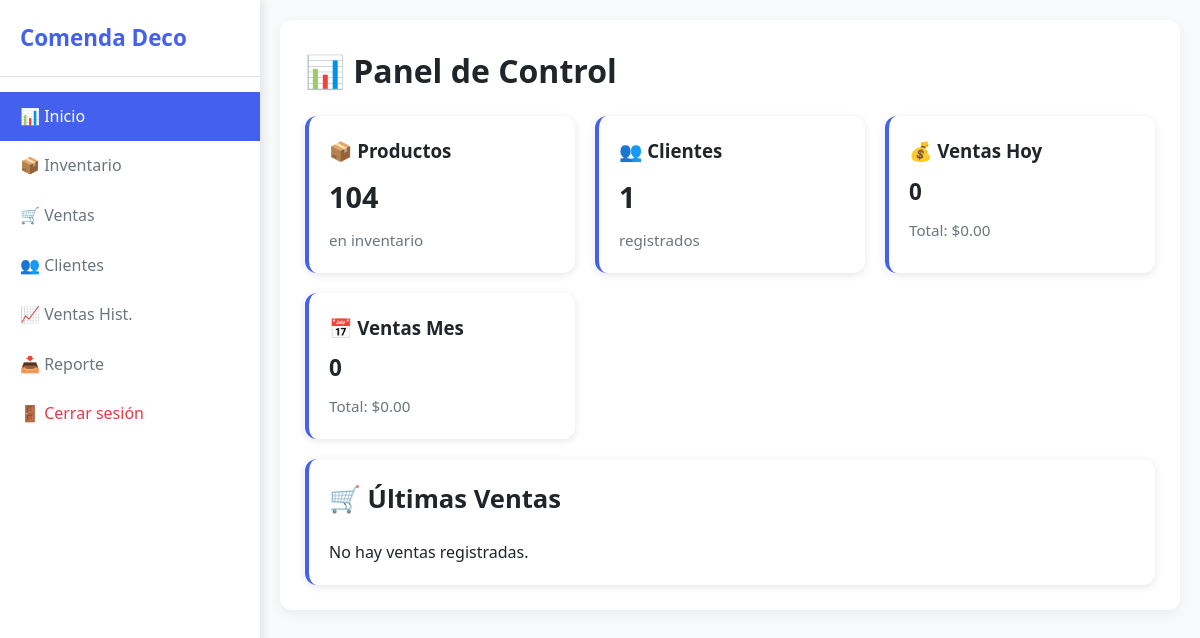
The app's page / (signed in), older data.
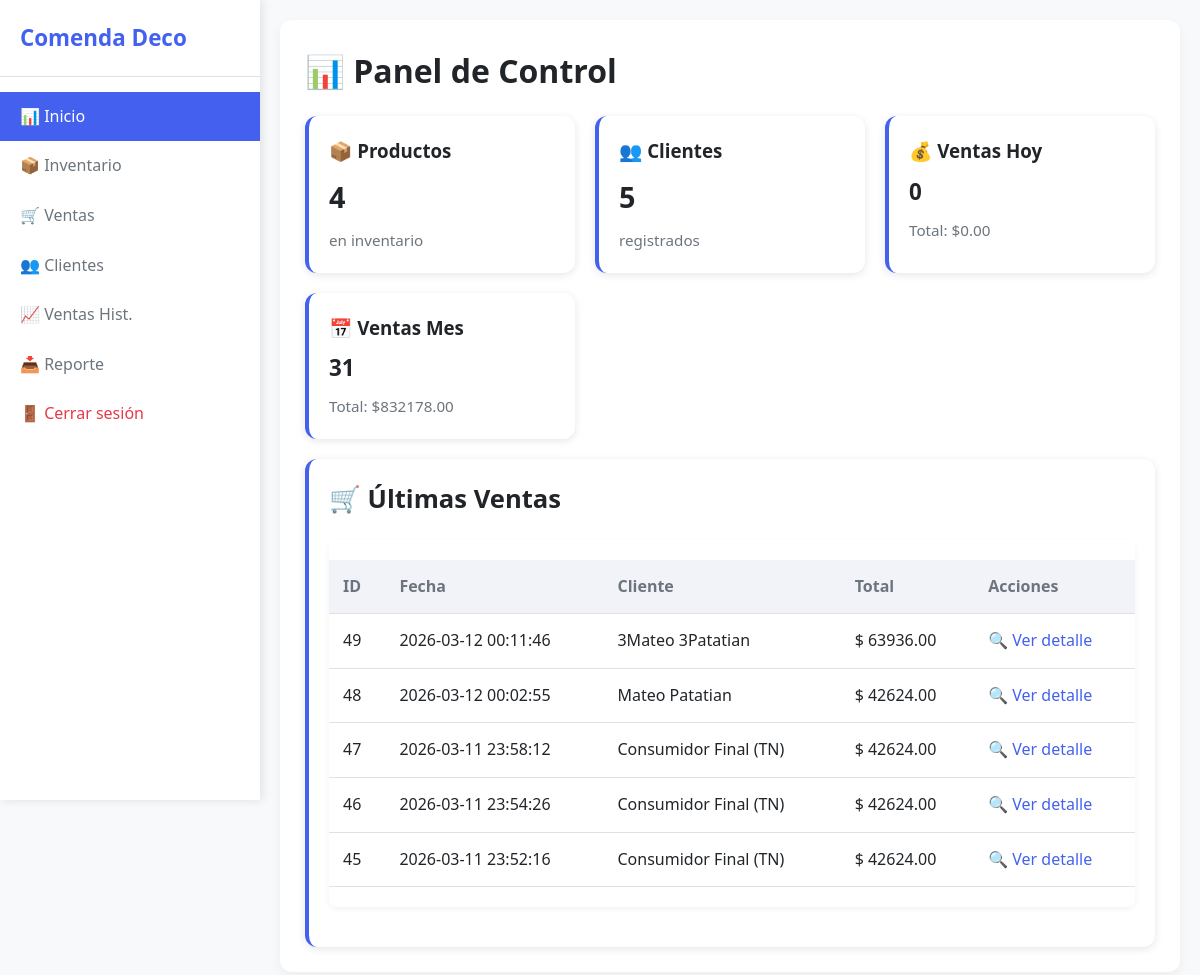
The same page, newer data.
### tables this page shows
CREATE TABLE ventas (
                id INTEGER PRIMARY KEY AUTOINCREMENT,
                fecha TEXT NOT NULL,
                cliente_id INTEGER NOT NULL,
                total REAL NOT NULL,
                metodo_pago TEXT,
                cuotas INTEGER
            , order_id TEXT);

CREATE TABLE clientes (
                    id INTEGER PRIMARY KEY AUTOINCREMENT,
                    nombre TEXT NOT NULL,
                    telefono TEXT, cuit TEXT, dni TEXT, email TEXT, tipo INTEGER DEFAULT 0);

### routes/main.py (the view)
@main_bp.route('/')
@login_required
def index():
    data = get_dashboard_data()
    return render_template('index.html', **data)

### models.py (called while the page is built)
def get_conn():
    conn = sqlite3.connect(DB_PATH)
    conn.row_factory = sqlite3.Row
    return conn

### routes/__init__.py (called while the page is built)
def login_required(f):
    @wraps(f)
    def decorated_function(*args, **kwargs):
        if 'user_id' not in session:
            return redirect(url_for('auth.login'))
        return f(*args, **kwargs)
    return decorated_function

### templates/index.html (shortened to what this page needs)
<!DOCTYPE html>
<html lang="es">
<head>
  <link rel="stylesheet" href="{{ url_for('static', filename='style.css') }}">
</head>
<body>
  <div class="layout">
    <div class="sidebar">
      <h2><span>Comenda Deco</span></h2>
      <a href="/" class="active"><span>📊 Inicio</span></a>
      <a href="/inventario"><span>📦 Inventario</span></a>
      <a href="/ventas"><span>🛒 Ventas</span></a>
      <a href="/clientes"><span>👥 Clientes</span></a>
      <a href="/ventas_historial"><span>📈 Ventas Hist.</span></a>
      <a href="/reporte/excel"><span>📥 Reporte</span></a>
      <a href="/logout" style="margin-top: auto; color: #e63946;"><span>🚪 Cerrar sesión</span></a>
    </div>
    <div class="main-content">
      <main>
        <h1>📊 Panel de Control</h1>
        <div style="display: grid; grid-template-columns: repeat(auto-fit, minmax(240px, 1fr)); gap: 20px; margin: 20px 0;">
          <div class="card">
            <h3><a href="/inventario" style="text-decoration: none; color: inherit;">📦 Productos</a></h3>
            <p style="font-size: 1.8rem; font-weight: bold; margin: 8px 0;">{{ total_productos }}</p>
            <p style="color: #6c757d; font-size: 0.95rem;">en inventario</p>
          </div>
          <div class="card">
            <h3><a href="/clientes" style="text-decoration: none; color: inherit;">👥 Clientes</a></h3>
            <p style="font-size: 1.8rem; font-weight: bold; margin: 8px 0;">{{ total_clientes }}</p>
            <p style="color: #6c757d; font-size: 0.95rem;">registrados</p>
          </div>
          <div class="card">
            <h3>💰 Ventas Hoy</h3>
            <p style="font-size: 1.4rem; font-weight: bold; margin: 8px 0;">{{ cantidad_ventas_hoy }}</p>
            <p style="color: #6c757d; font-size: 0.95rem;">Total: ${{ "%.2f"|format(total_ventas_hoy) }}</p>
          </div>
          <div class="card">
            <h3>📅 Ventas Mes</h3>
            <p style="font-size: 1.4rem; font-weight: bold; margin: 8px 0;">{{ cantidad_ventas_mes }}</p>
            <p style="color: #6c757d; font-size: 0.95rem;">Total: ${{ "%.2f"|format(total_ventas_mes) }}</p>
          </div>
        </div>
        <div class="card" style="margin-top: 20px;">
          <h2>🛒 Últimas Ventas</h2>
          {% if ultimas_ventas %}
            <div class="table-responsive">
              <table>
                <thead>
                  <tr>
                    <th>ID</th>
                    <th>Fecha</th>
                    <th>Cliente</th>
                    <th>Total</th>
                    <th>Acciones</th>
                  </tr>
                </thead>
                <tbody>
                  {% for v in ultimas_ventas %}
                    <tr>
                      <td data-label="ID">{{ v[0] }}</td>
                      <td data-label="Fecha">{{ v[1] }}</td>
                      <td data-label="Cliente">{{ v[2] }}</td>
                      <td data-label="Total">$ {{ "%.2f"|format(v[3]) }}</td>
                      <td data-label="Acciones">
                        <a href="/venta/{{ v[0] }}" style="color: #4361ee; text-decoration: none;">🔍 Ver detalle</a>
                      </td>
                    </tr>
                  {% endfor %}
                </tbody>
              </table>
            </div>
          {% else %}
            <p>No hay ventas registradas.</p>
          {% endif %}
        </div>
      </main>
    </div>
  </div>
</body>
</html>

### static/style.css (style rules this page uses)
:root { --primary: #4361ee; --primary-dark: #3a56d4; --success: #2ecc71; --danger: #e63946; --light: #f8f9fa; --dark: #212529; --gray: #6c757d; --border: #dee2e6; }
* { margin: 0; padding: 0; box-sizing: border-box; }
body { font-family: 'Segoe UI', Tahoma, Geneva, Verdana, sans-serif; background-color: var(--light); color: var(--dark); line-height: 1.6; }
main { background: white; border-radius: 12px; padding: 25px; box-shadow: 0 4px 12px rgba(0,0,0,0.05); }
h2 { margin-bottom: 20px; color: var(--dark); font-size: 1.6rem; }
table { width: 100%; border-collapse: collapse; margin: 20px 0; }
table th, table td { padding: 14px; text-align: left; border-bottom: 1px solid var(--border); }
table th { background: #f1f3f9; font-weight: 600; color: var(--gray); }
.card { background: white; padding: 20px; border-radius: 12px; box-shadow: 0 2px 8px rgba(0,0,0,0.1); border-left: 4px solid #4361ee; }
.layout { display: flex; min-height: 100vh; }
.sidebar { width: 260px; background: white; box-shadow: 2px 0 10px rgba(0,0,0,0.1); padding: 20px 0; position: fixed; top: 0; left: 0; height: 100vh; overflow-y: auto; z-index: 1000; transition: transform 0.3s ease; }
.sidebar h2 { padding: 0 20px 20px; font-size: 1.4rem; color: var(--primary); border-bottom: 1px solid var(--border); margin-bottom: 15px; }
.sidebar a { display: flex; align-items: center; padding: 12px 20px; text-decoration: none; color: var(--gray); transition: all 0.2s; }
.sidebar a:hover, .sidebar a.active { background: var(--primary); color: white; }
.main-content { flex: 1; margin-left: 260px; padding: 20px; }
.table-responsive { width: 100%; overflow-x: auto; -webkit-overflow-scrolling: touch; margin: 20px 0; border-radius: 8px; box-shadow: 0 2px 6px rgba(0,0,0,0.05); }
.table-responsive table { min-width: 600px; border-collapse: collapse; }

Row changes from the older to the newer data that the page shows:
added ventas: id "49", fecha "2026-03-12 00:11:46", nombre "3Mateo 3Patatian", total "63936.00"
added ventas: id "48", fecha "2026-03-12 00:02:55", nombre "Mateo Patatian", total "42624.00"
added ventas: id "47", fecha "2026-03-11 23:58:12", nombre "Consumidor Final (TN)", total "42624.00"
added ventas: id "46", fecha "2026-03-11 23:54:26", nombre "Consumidor Final (TN)", total "42624.00"
added ventas: id "45", fecha "2026-03-11 23:52:16", nombre "Consumidor Final (TN)", total "42624.00"
Text that changed along with them:
{{ total_productos }}: "104" → "4"
{{ total_clientes }}: "1" → "5"
{{ cantidad_ventas_mes }}: "0" → "31"
{{ "%.2f"|format(total_ventas_mes) }}: "0.00" → "832178.00"
text no longer shown: "No hay ventas registradas."
text now shown: "ID Fecha Cliente Total Acciones"
